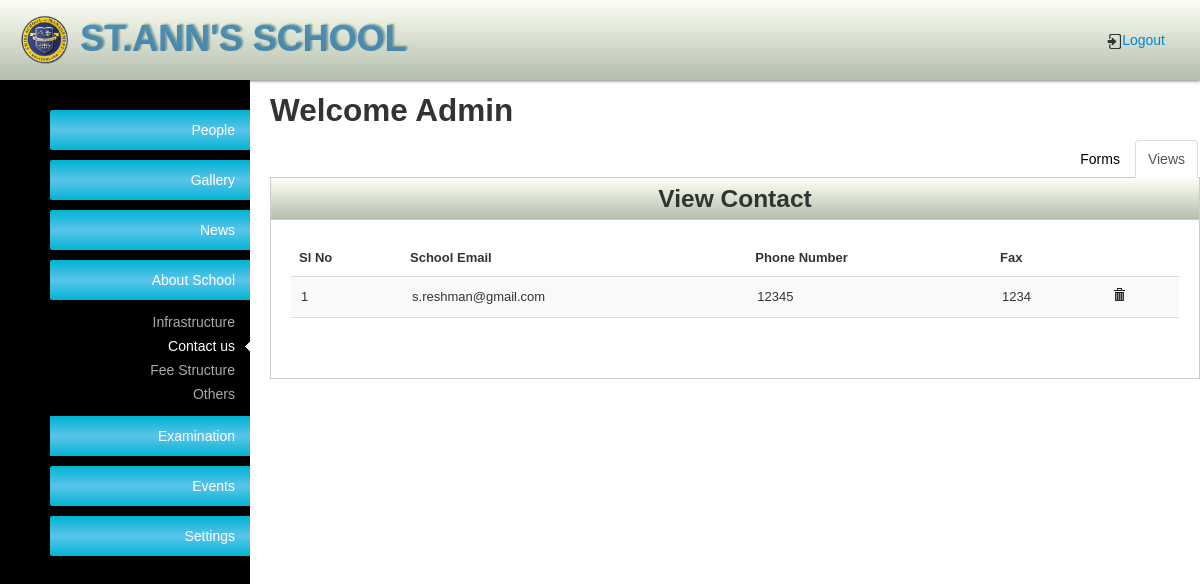
Page /admin/contact.php (signed in) on the committed database.
### tables this page shows
CREATE TABLE IF NOT EXISTS `contact` (
  `id` int(11) NOT NULL AUTO_INCREMENT,
  `email` varchar(50) NOT NULL,
  `phone` decimal(10,0) NOT NULL,
  `fax` decimal(10,0) DEFAULT NULL,
  PRIMARY KEY (`id`)
);

### admin/contact.php (the view, shortened to what this page needs)
<?php
include("admin-layouts/admin-header.php");
?>
<div class="tab-content">
    <h2>Welcome Admin</h2>
    <div class="tabbable">
        <ul class="nav nav-tabs">
            <li class="active"><a href="#tab1" id="#tab1" data-toggle="tab">Views</a></li>
            <li><a href="#tab2" class="tab2-form" data-toggle="tab">Forms</a></li>
        </ul>
        <div class="tab-content">
            <div class="tab-pane active" id="tab1">
                <div class="content-box">
                    <div class="content-box-header">
                        <h3 class="c-head">View Contact</h3>
                    </div>
                    <div class="content-box-content">
                        <table class="table table-striped">
                            <thead>
                            <tr>
                                <th>Sl No</th>
                                <th>School Email</th>
                                <th>Phone Number</th>
                                <th>Fax</th>
                            </tr>
                            </thead>
                            <tfoot>
                            <tr>
                                <td colspan="6">
                                </td>
                            </tr>
                            </tfoot>
                            <tbody>
                            <?php
                            $sql_infra = "SELECT * FROM contact";
                            $result = mysql_query($sql_infra) or die ('Error updating database: ' . mysql_error());
                            ?>
                            <?php
                            if($result) {
                                $iterator = 1;
                                while ($row = mysql_fetch_array($result)):?>
                                    <tr>
                                        <td><?php echo $iterator++;?></td>
                                        <td><?php echo $row['email'];?></td>
                                        <td><?php echo $row['phone'];?></td>
                                        <td><?php echo $row['fax'];?></td>
                                        <td>
                                            <a title="Delete" href="#" class="delBtn" rowId="<?php echo $row['id'];?>"><i class="icon-trash"></i></a>
                                        </td>
                                    </tr>
                                <?php endwhile;} ?>
                            </tbody>
                        </table>
                    </div>
                </div>
            </div>
        </div>
    </div>
</div>
<?php require_once('admin-layouts/admin-footers.php'); ?>

### public/css/style.css (style rules this page uses)
* { padding:0; margin:0; }
body { font-size:14px; font-family:Verdana, Arial, Helvetica, sans-serif; }
a { text-decoration:none; }
.nav a { color:#000; }
.content-box { background: none repeat scroll 0 0 #FFFFFF; border: 1px solid #CCCCCC; margin: 0 0 20px; }
.content-box-header { height: 40px; margin-top: 1px; background: #fcfff4; background: -moz-linear-gradient(top, #fcfff4 0%, #dfe5d7 40%, #b3bead 100%); background: -webkit-gradient(linear, left top, left bottom, color-stop(0%,#fcfff4), color-stop(40%,#dfe5d7), color-stop(100%,#b3bead)); background: -webkit-linear-gradient(top, #fcfff4 0%,#dfe5d7 40%,#b3bead 100%); background: -o-linear-gradient(top, #fcfff4 0%,#dfe5d7 40%,#b3bead 100%); background: -ms-linear-gradient(top, #fcfff4 0%,#dfe5d7 40%,#b3bead 100%); background: linear-gradient(to bottom, #fcfff4 0%,#dfe5d7 40%,#b3bead 100%); filter: progid:DXImageTransform.Microsoft.gradient( startColorstr='#fcfff4', endColorstr='#b3bead',GradientType=0 ); }
.content-box-content { border-top: 1px solid #CCCCCC; font-size: 13px; padding: 20px; max-width:1000px; overflow-x:auto; }
.tab-content table td { padding:10px; }
.tab-content .nav-tabs { margin:0; border:none; }
.c-head { text-align:center; margin:0; }
.admin-tab .nav-tabs > li, .nav-pills > li { float:right; }
* { outline: none; }

### rows in the picture
contact: email "s.reshman@gmail.com", phone "12345", fax "1234"
